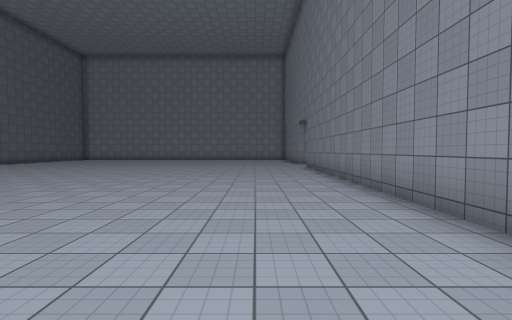
[1] (above)

24 first-person views from a walk through a 3-D level made in the Unity game engine. The camera is 1.5 m above the floor, tilts 2° down and sees 85° across. The floor is counted in squares, 2 m on a side. Each view is taken from the middle of a square. On the plan, view 1 faces up. The plan holds only what a view shows up to about 10 squares ahead; the rest is blank. The place goes on beyond the plan. The player character is not drawn. Surface patterns are stand-ins for the level's own textures.

[2]
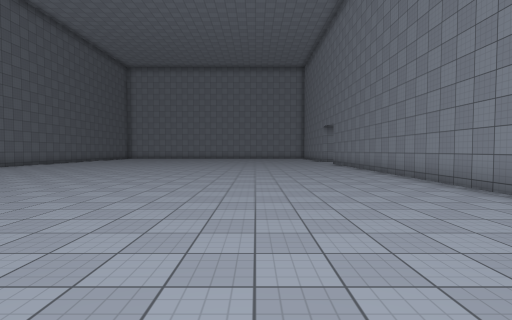

[3]
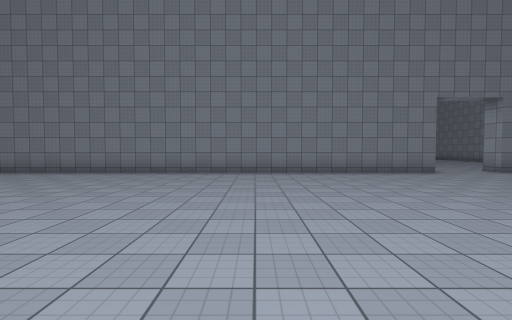

[4]
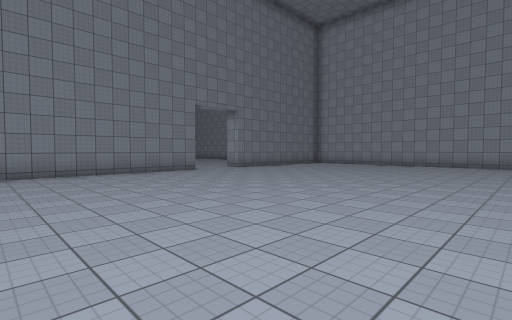

[5]
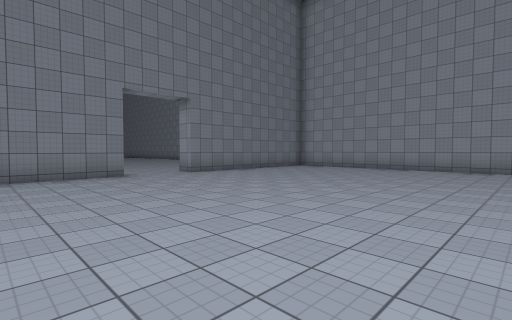

[6]
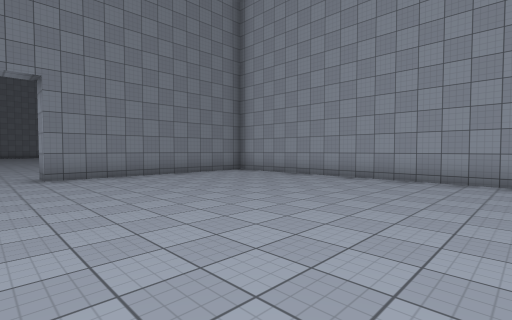

[7]
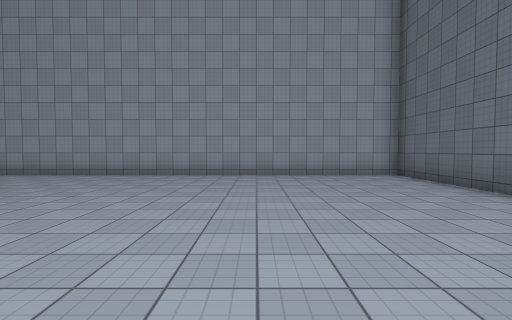

[8]
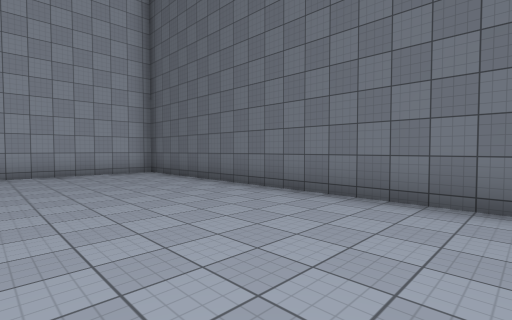

[9]
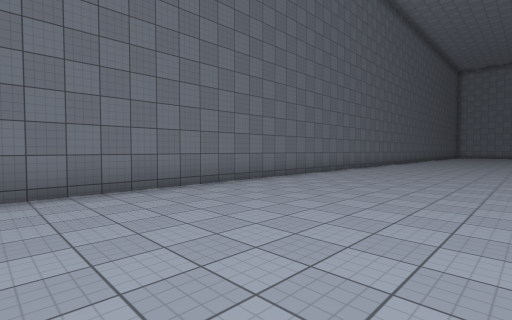

[10]
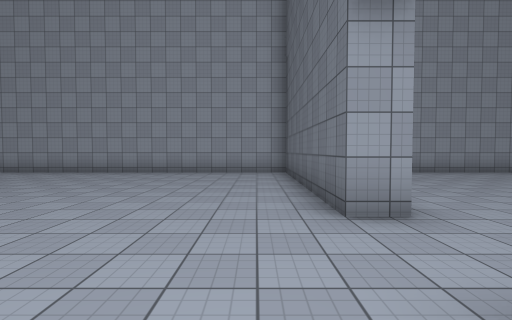

[11]
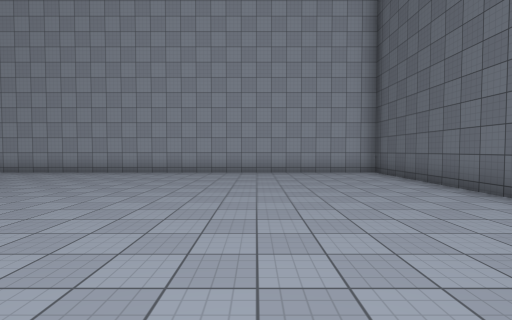

[12]
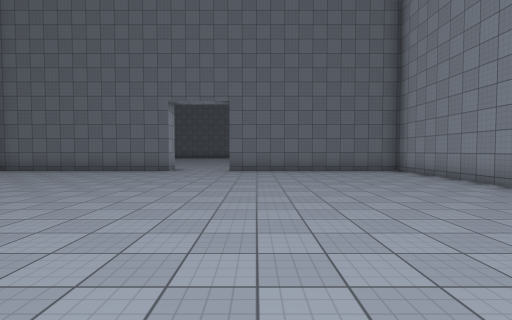

[13]
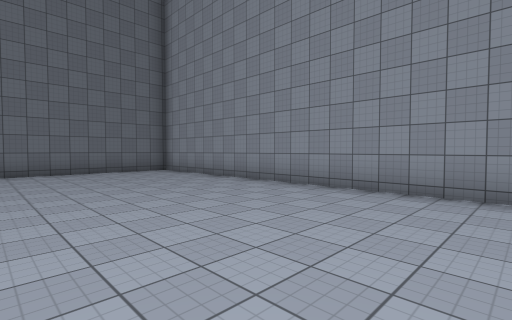

[14]
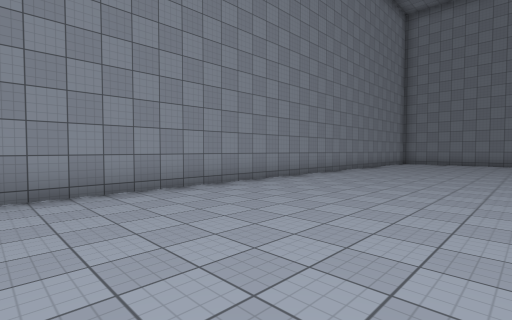

[15]
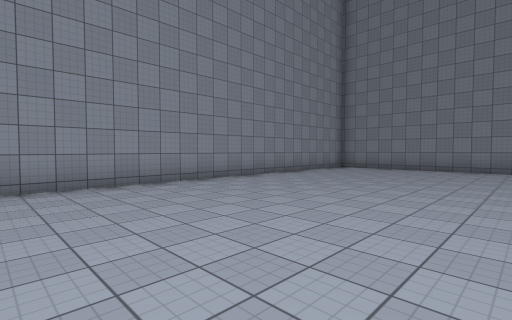

[16]
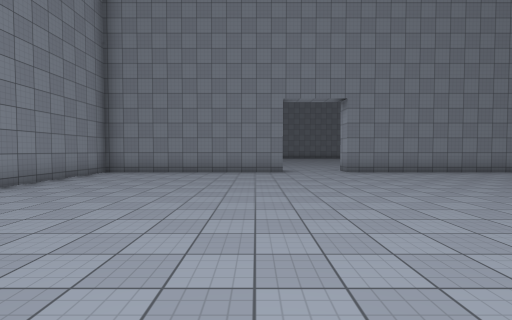

[17]
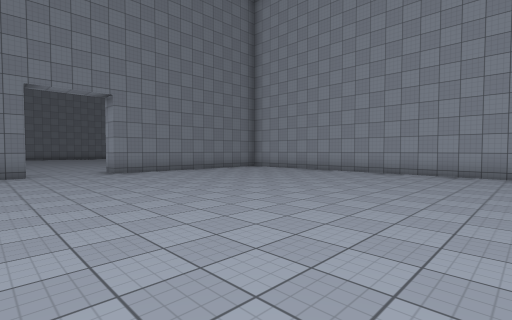

[18]
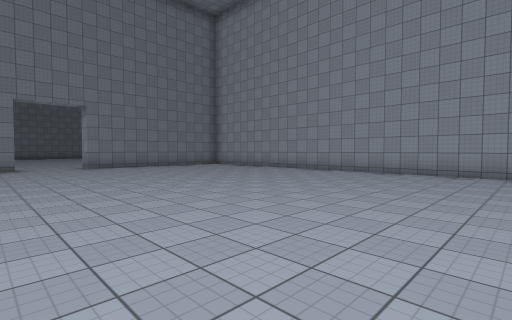

[19]
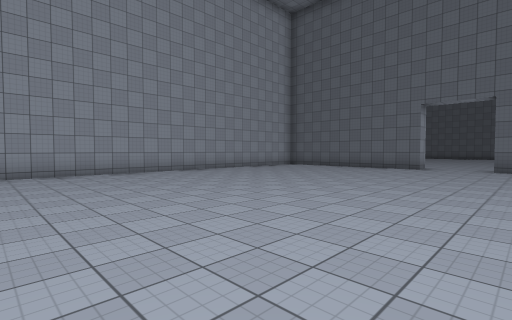

[20]
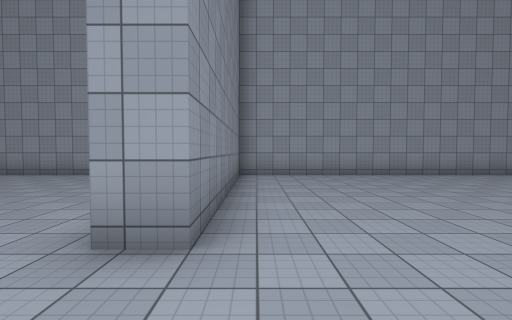

[21]
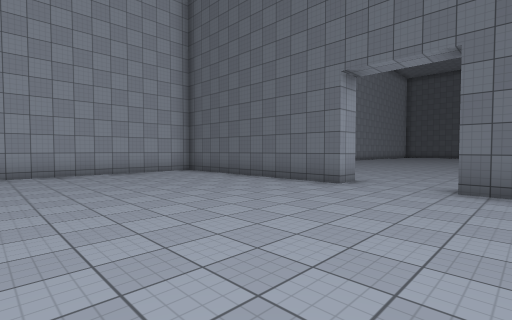

[22]
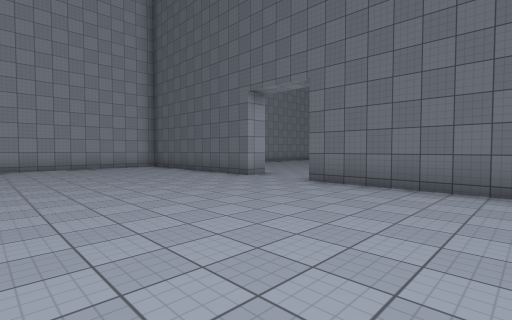

[23]
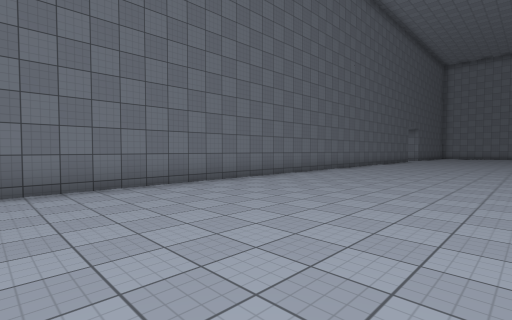

[24]
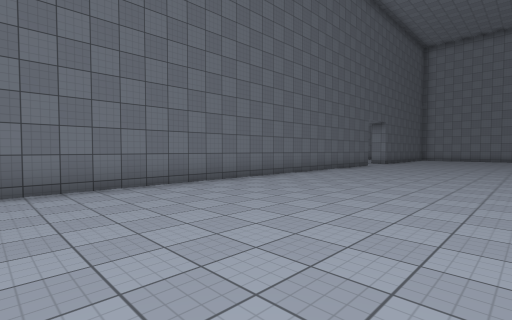

### Floor plan
Points are (right, up) in squares from view 1. A wall is a line through its corners. A room is listed if a view was taken in it or the views show most of it. See-through windows are left out.
Room 1 (views 1, 2, 3, 4, 5, 6, 7, 8, 9)
walls: (-13.3, -1) (-13.3, -17.4) (0.9, -17.4); (2.2, -9) (2.2, 10); (2.2, -16) (2.2, -11.1)
ways out: opening at (3, -10) to room 2
Room 2 (views 10, 11, 12, 13, 14, 15, 16, 17, 18, 19, 20, 21, 22, 23, 24)
walls: (27.5, -9) (27.5, -2.9) (3, -2.9) (3, -9); (29.1, -17.4) (34.5, -17.4); (28.2, 7.5) (28.2, -9); (2.2, -11.1) (3, -11.1) (3, -17.4) (27.5, -17.4) (27.5, -11.1) (28.2, -11.1) (28.2, -16.4)
ways out: opening at (3, -10) to room 1

Positions as (right, up) in squares from view 1, and headings:
1: (0, 0), facing up
2: (-2, -3), facing up
3: (-7, -3), facing right
4: (-7, -3), facing down-right
5: (-6, -6), facing down-right
6: (-6, -10), facing down-right
7: (-9, -9), facing down
8: (-9, -8), facing down-left
9: (-8, -10), facing up-left
10: (4, -8), facing down
11: (7, -8), facing down
12: (13, -8), facing left
13: (13, -8), facing up-left
14: (11, -8), facing up-right
15: (16, -9), facing up-right
16: (18, -8), facing right
17: (18, -8), facing down-right
18: (15, -8), facing down-right
19: (15, -8), facing down-left
20: (27, -9), facing down
21: (34, -8), facing down-left
22: (34, -5), facing down-left
23: (34, -7), facing up-left
24: (34, -1), facing up-left
